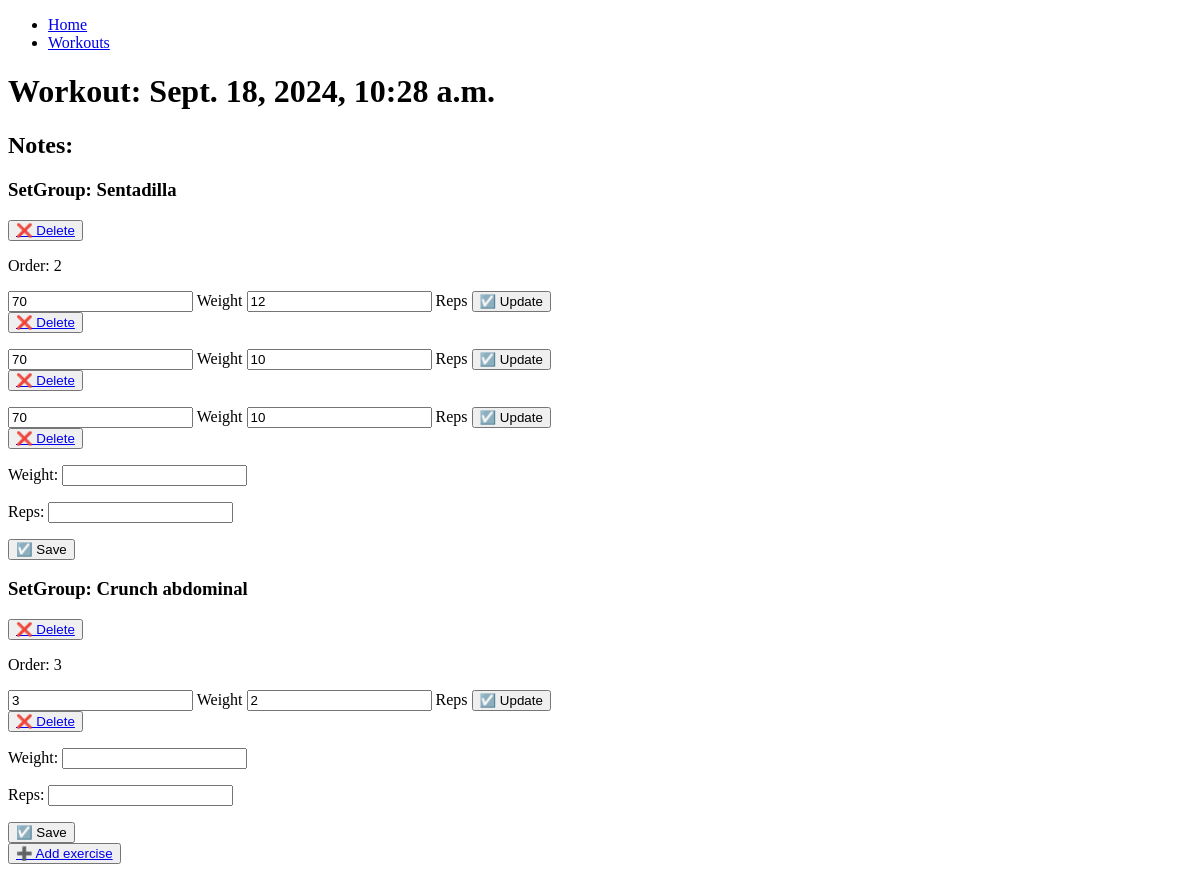
The app's page /workouts/1, older data.
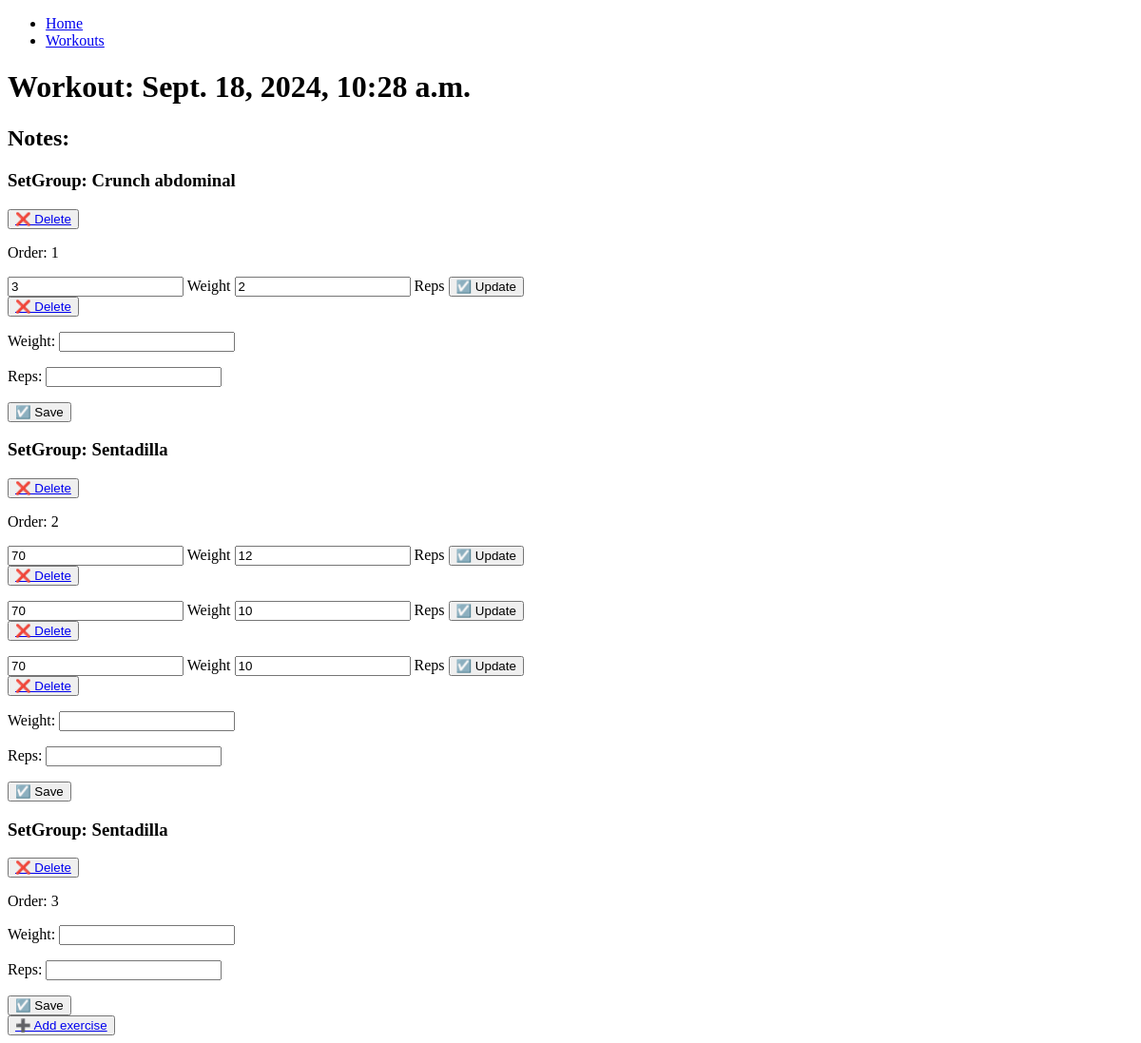
The same page, newer data.
### myapp/models.py (models this page shows, shortened)
class setgroup(models.Model):
    workout = models.ForeignKey('workout', on_delete=models.CASCADE)
    exercise = models.ForeignKey('exercise', on_delete=models.DO_NOTHING)
    superset = models.ForeignKey('superset', on_delete=models.DO_NOTHING, blank=True, null=True)
    order = models.IntegerField(default=1)
    notes = models.TextField(max_length=200, blank=True, null=True)
    class Meta:
        unique_together = ['workout', 'exercise']
        ordering = ['order']

class exercise(models.Model):
    WEIGHT_REPS = 'W_R'
    DISTANCE_TIME = 'D_T'
    WEIGHT_DISTANCE = 'W_D'
    WEIGHT_TIME = 'W_T'
    REPS_DISTANCE = 'R_D'
    REPS_TIME = 'R_T'
    WEIGHT = 'W'
    REPS = 'R'
    DISTANCE = 'D'
    TIME = 'T'
    EXERCISE_TYPE_CHOICES = (
        (WEIGHT_REPS, 'Weight and Reps'),
        (DISTANCE_TIME, 'Distance and Time'),
        (WEIGHT_DISTANCE, 'Weight and Distance'),
        (WEIGHT_TIME, 'Weight and Time'),
        (REPS_DISTANCE, 'Reps and Distance'),
        (REPS_TIME, 'Reps and Time'),
        (WEIGHT, 'Weight'),
        (REPS, 'Reps'),
        (DISTANCE, 'Distance'),
        (TIME, 'Time'),
    )
    muscle = models.ManyToManyField('muscle')
    name = models.CharField(unique=True, max_length=100)
    description = models.TextField(max_length=200, blank=True, null=True)
    type = models.CharField(max_length=3, choices=EXERCISE_TYPE_CHOICES, default=WEIGHT_REPS)
    active = models.BooleanField(default=True)

class set(models.Model):
    setgroup = models.ForeignKey('setgroup', on_delete=models.CASCADE, blank=True, null=True)
    reps = models.IntegerField(blank=True, null=True)
    weight = models.IntegerField(blank=True, null=True)
    time = models.IntegerField(blank=True, null=True)
    distance = models.FloatField(blank=True, null=True)
    rir = models.IntegerField(default=1)
    notes = models.TextField(max_length=200, blank=True, null=True)
    date = models.DateField(auto_now_add=True)

### myapp/views.py (the view)
# urls.py: path('workouts/<int:id>', views.workout_detail, name='workout_detail'),
def workout_detail(request, id):
    if request.method == 'POST':
        if 'save_set' in request.POST:
            set.objects.create(
                setgroup_id=request.POST['setgroup_id'], reps=request.POST['reps'], weight=request.POST['weight']
            )
        elif 'update_set' in request.POST:
            print(request.POST)
            set_obj = get_object_or_404(set, id=request.POST['set_id'])
            set_obj.reps = request.POST['reps']
            set_obj.weight = request.POST['weight']
            set_obj.save()
        return redirect('workout_detail', id)
    elif request.method == 'GET':
        workout_object = workout.objects.get(id=id)
        return render(request, 'workouts/detail.html', {
            'workout': workout_object,
            'set_form': CreateSetForm()
        })

### myapp/forms.py
class CreateSetForm(forms.ModelForm):
    class Meta:
        model = set
        fields = ['weight', 'reps']
    def __init__(self, *args, **kwargs):
        super().__init__(*args, **kwargs)
        for field in self.fields.values():
            field.required = True

### myapp/templates/workouts/detail.html (shortened to what this page needs)
{% extends 'layouts/base.html' %}
{% block content %}
<h1>Workout: {{workout.created_at}}</h1>
<h2>Notes: {{workout.notes}}</h2>
{% for setgroup in workout.setgroup_set.all %}
<h3>SetGroup: {{setgroup.exercise.name}}</h3>
<button><a href="{% url 'setgroup_delete' setgroup.id %}">❌ Delete</a></button>
<p>Order: {{setgroup.order}}</p>
{% for set in setgroup.set_set.all %}
<p>
<form method="post">
    <input type="num" name="weight" value="{{set.weight}}">
    <label for="weight">Weight</label>
    <input type="num" name="reps" value="{{set.reps}}">
    <label for="reps">Reps</label>
    <button name="update_set" type="submit">☑️ Update</a></button>
</form>
<button><a href="{% url 'set_delete' workout.id set.id %}">❌ Delete </a></a></button>
</p>
{% endfor %}
<form method="post">
    {{ set_form.as_p }}
    <button name="save_set" type="submit">☑️ Save </button>
</form>
{% endfor %}
<button><a href="{% url 'create_setgroup' workout.id %}">➕ Add exercise</a></button>
{% endblock content %}

Row changes from the older to the newer data that the page shows:
changed setgroup "Crunch abdominal": order "3" → "1"; moves up the list
added setgroup: exercise.name "Sentadilla", order "3"
